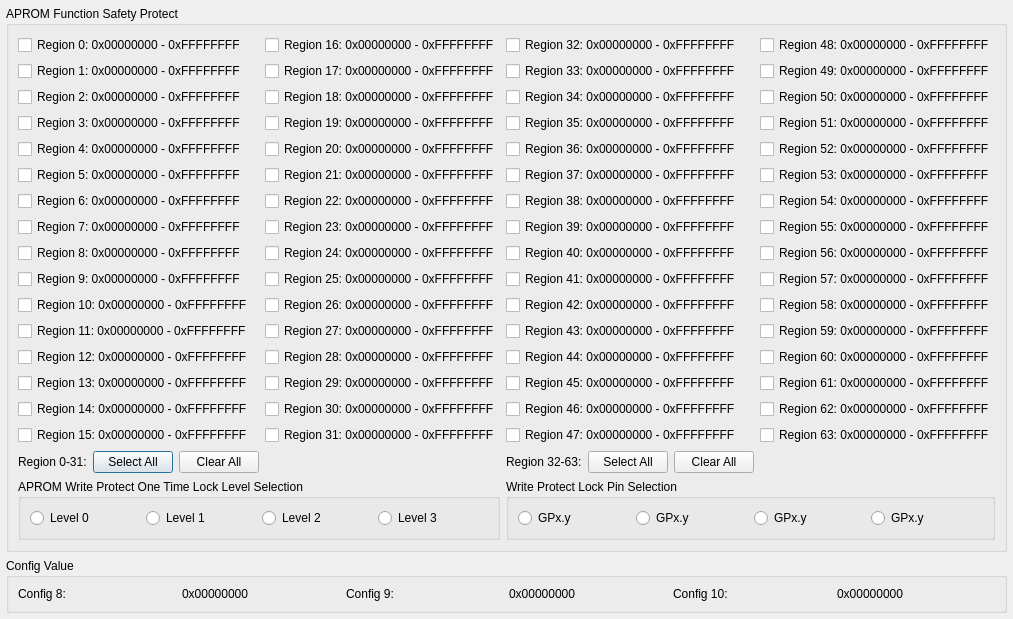
<?xml version="1.0" encoding="UTF-8"?>
<ui version="4.0">
 <class>Dialog</class>
 <widget class="QDialog" name="Dialog">
  <property name="geometry">
   <rect>
    <x>0</x>
    <y>0</y>
    <width>678</width>
    <height>450</height>
   </rect>
  </property>
  <layout class="QGridLayout" name="outer_layout">
   <property name="leftMargin">
    <number>6</number>
   </property>
   <property name="topMargin">
    <number>6</number>
   </property>
   <property name="rightMargin">
    <number>6</number>
   </property>
   <property name="bottomMargin">
    <number>6</number>
   </property>
   <property name="spacing">
    <number>6</number>
   </property>
   <item row="0" column="0" colspan="2">
    <widget class="QGroupBox" name="IDC_GROUP_APROM_WPROT">
     <property name="title">
      <string>APROM Function Safety Protect</string>
     </property>
     <layout class="QGridLayout" name="gridLayout">
      <item row="0" column="0" colspan="3">
       <widget class="QCheckBox" name="IDC_CHECK_APROM_WPROT_0">
        <property name="text">
         <string>Region 0: 0x00000000 - 0xFFFFFFFF</string>
        </property>
       </widget>
      </item>
      <item row="0" column="3">
       <widget class="QCheckBox" name="IDC_CHECK_APROM_WPROT_16">
        <property name="text">
         <string>Region 16: 0x00000000 - 0xFFFFFFFF</string>
        </property>
       </widget>
      </item>
      <item row="0" column="4" colspan="3">
       <widget class="QCheckBox" name="IDC_CHECK_APROM_WPROT_32">
        <property name="text">
         <string>Region 32: 0x00000000 - 0xFFFFFFFF</string>
        </property>
       </widget>
      </item>
      <item row="0" column="7">
       <widget class="QCheckBox" name="IDC_CHECK_APROM_WPROT_48">
        <property name="text">
         <string>Region 48: 0x00000000 - 0xFFFFFFFF</string>
        </property>
       </widget>
      </item>
      <item row="1" column="0" colspan="3">
       <widget class="QCheckBox" name="IDC_CHECK_APROM_WPROT_1">
        <property name="text">
         <string>Region 1: 0x00000000 - 0xFFFFFFFF</string>
        </property>
       </widget>
      </item>
      <item row="1" column="3">
       <widget class="QCheckBox" name="IDC_CHECK_APROM_WPROT_17">
        <property name="text">
         <string>Region 17: 0x00000000 - 0xFFFFFFFF</string>
        </property>
       </widget>
      </item>
      <item row="1" column="4" colspan="3">
       <widget class="QCheckBox" name="IDC_CHECK_APROM_WPROT_33">
        <property name="text">
         <string>Region 33: 0x00000000 - 0xFFFFFFFF</string>
        </property>
       </widget>
      </item>
      <item row="1" column="7">
       <widget class="QCheckBox" name="IDC_CHECK_APROM_WPROT_49">
        <property name="text">
         <string>Region 49: 0x00000000 - 0xFFFFFFFF</string>
        </property>
       </widget>
      </item>
      <item row="2" column="0" colspan="3">
       <widget class="QCheckBox" name="IDC_CHECK_APROM_WPROT_2">
        <property name="text">
         <string>Region 2: 0x00000000 - 0xFFFFFFFF</string>
        </property>
       </widget>
      </item>
      <item row="2" column="3">
       <widget class="QCheckBox" name="IDC_CHECK_APROM_WPROT_18">
        <property name="text">
         <string>Region 18: 0x00000000 - 0xFFFFFFFF</string>
        </property>
       </widget>
      </item>
      <item row="2" column="4" colspan="3">
       <widget class="QCheckBox" name="IDC_CHECK_APROM_WPROT_34">
        <property name="text">
         <string>Region 34: 0x00000000 - 0xFFFFFFFF</string>
        </property>
       </widget>
      </item>
      <item row="2" column="7">
       <widget class="QCheckBox" name="IDC_CHECK_APROM_WPROT_50">
        <property name="text">
         <string>Region 50: 0x00000000 - 0xFFFFFFFF</string>
        </property>
       </widget>
      </item>
      <item row="3" column="0" colspan="3">
       <widget class="QCheckBox" name="IDC_CHECK_APROM_WPROT_3">
        <property name="text">
         <string>Region 3: 0x00000000 - 0xFFFFFFFF</string>
        </property>
       </widget>
      </item>
      <item row="3" column="3">
       <widget class="QCheckBox" name="IDC_CHECK_APROM_WPROT_19">
        <property name="text">
         <string>Region 19: 0x00000000 - 0xFFFFFFFF</string>
        </property>
       </widget>
      </item>
      <item row="3" column="4" colspan="3">
       <widget class="QCheckBox" name="IDC_CHECK_APROM_WPROT_35">
        <property name="text">
         <string>Region 35: 0x00000000 - 0xFFFFFFFF</string>
        </property>
       </widget>
      </item>
      <item row="3" column="7">
       <widget class="QCheckBox" name="IDC_CHECK_APROM_WPROT_51">
        <property name="text">
         <string>Region 51: 0x00000000 - 0xFFFFFFFF</string>
        </property>
       </widget>
      </item>
      <item row="4" column="0" colspan="3">
       <widget class="QCheckBox" name="IDC_CHECK_APROM_WPROT_4">
        <property name="text">
         <string>Region 4: 0x00000000 - 0xFFFFFFFF</string>
        </property>
       </widget>
      </item>
      <item row="4" column="3">
       <widget class="QCheckBox" name="IDC_CHECK_APROM_WPROT_20">
        <property name="text">
         <string>Region 20: 0x00000000 - 0xFFFFFFFF</string>
        </property>
       </widget>
      </item>
      <item row="4" column="4" colspan="3">
       <widget class="QCheckBox" name="IDC_CHECK_APROM_WPROT_36">
        <property name="text">
         <string>Region 36: 0x00000000 - 0xFFFFFFFF</string>
        </property>
       </widget>
      </item>
      <item row="4" column="7">
       <widget class="QCheckBox" name="IDC_CHECK_APROM_WPROT_52">
        <property name="text">
         <string>Region 52: 0x00000000 - 0xFFFFFFFF</string>
        </property>
       </widget>
      </item>
      <item row="5" column="0" colspan="3">
       <widget class="QCheckBox" name="IDC_CHECK_APROM_WPROT_5">
        <property name="text">
         <string>Region 5: 0x00000000 - 0xFFFFFFFF</string>
        </property>
       </widget>
      </item>
      <item row="5" column="3">
       <widget class="QCheckBox" name="IDC_CHECK_APROM_WPROT_21">
        <property name="text">
         <string>Region 21: 0x00000000 - 0xFFFFFFFF</string>
        </property>
       </widget>
      </item>
      <item row="5" column="4" colspan="3">
       <widget class="QCheckBox" name="IDC_CHECK_APROM_WPROT_37">
        <property name="text">
         <string>Region 37: 0x00000000 - 0xFFFFFFFF</string>
        </property>
       </widget>
      </item>
      <item row="5" column="7">
       <widget class="QCheckBox" name="IDC_CHECK_APROM_WPROT_53">
        <property name="text">
         <string>Region 53: 0x00000000 - 0xFFFFFFFF</string>
        </property>
       </widget>
      </item>
      <item row="6" column="0" colspan="3">
       <widget class="QCheckBox" name="IDC_CHECK_APROM_WPROT_6">
        <property name="text">
         <string>Region 6: 0x00000000 - 0xFFFFFFFF</string>
        </property>
       </widget>
      </item>
      <item row="6" column="3">
       <widget class="QCheckBox" name="IDC_CHECK_APROM_WPROT_22">
        <property name="text">
         <string>Region 22: 0x00000000 - 0xFFFFFFFF</string>
        </property>
       </widget>
      </item>
      <item row="6" column="4" colspan="3">
       <widget class="QCheckBox" name="IDC_CHECK_APROM_WPROT_38">
        <property name="text">
         <string>Region 38: 0x00000000 - 0xFFFFFFFF</string>
        </property>
       </widget>
      </item>
      <item row="6" column="7">
       <widget class="QCheckBox" name="IDC_CHECK_APROM_WPROT_54">
        <property name="text">
         <string>Region 54: 0x00000000 - 0xFFFFFFFF</string>
        </property>
       </widget>
      </item>
      <item row="7" column="0" colspan="3">
       <widget class="QCheckBox" name="IDC_CHECK_APROM_WPROT_7">
        <property name="text">
         <string>Region 7: 0x00000000 - 0xFFFFFFFF</string>
        </property>
       </widget>
      </item>
      <item row="7" column="3">
       <widget class="QCheckBox" name="IDC_CHECK_APROM_WPROT_23">
        <property name="text">
         <string>Region 23: 0x00000000 - 0xFFFFFFFF</string>
        </property>
       </widget>
      </item>
      <item row="7" column="4" colspan="3">
       <widget class="QCheckBox" name="IDC_CHECK_APROM_WPROT_39">
        <property name="text">
         <string>Region 39: 0x00000000 - 0xFFFFFFFF</string>
        </property>
       </widget>
      </item>
      <item row="7" column="7">
       <widget class="QCheckBox" name="IDC_CHECK_APROM_WPROT_55">
        <property name="text">
         <string>Region 55: 0x00000000 - 0xFFFFFFFF</string>
        </property>
       </widget>
      </item>
      <item row="8" column="0" colspan="3">
       <widget class="QCheckBox" name="IDC_CHECK_APROM_WPROT_8">
        <property name="text">
         <string>Region 8: 0x00000000 - 0xFFFFFFFF</string>
        </property>
       </widget>
      </item>
      <item row="8" column="3">
       <widget class="QCheckBox" name="IDC_CHECK_APROM_WPROT_24">
        <property name="text">
         <string>Region 24: 0x00000000 - 0xFFFFFFFF</string>
        </property>
       </widget>
      </item>
      <item row="8" column="4" colspan="3">
       <widget class="QCheckBox" name="IDC_CHECK_APROM_WPROT_40">
        <property name="text">
         <string>Region 40: 0x00000000 - 0xFFFFFFFF</string>
        </property>
       </widget>
      </item>
      <item row="8" column="7">
       <widget class="QCheckBox" name="IDC_CHECK_APROM_WPROT_56">
        <property name="text">
         <string>Region 56: 0x00000000 - 0xFFFFFFFF</string>
        </property>
       </widget>
      </item>
      <item row="9" column="0" colspan="3">
       <widget class="QCheckBox" name="IDC_CHECK_APROM_WPROT_9">
        <property name="text">
         <string>Region 9: 0x00000000 - 0xFFFFFFFF</string>
        </property>
       </widget>
      </item>
      <item row="9" column="3">
       <widget class="QCheckBox" name="IDC_CHECK_APROM_WPROT_25">
        <property name="text">
         <string>Region 25: 0x00000000 - 0xFFFFFFFF</string>
        </property>
       </widget>
      </item>
      <item row="9" column="4" colspan="3">
       <widget class="QCheckBox" name="IDC_CHECK_APROM_WPROT_41">
        <property name="text">
         <string>Region 41: 0x00000000 - 0xFFFFFFFF</string>
        </property>
       </widget>
      </item>
      <item row="9" column="7">
       <widget class="QCheckBox" name="IDC_CHECK_APROM_WPROT_57">
        <property name="text">
         <string>Region 57: 0x00000000 - 0xFFFFFFFF</string>
        </property>
       </widget>
      </item>
      <item row="10" column="0" colspan="3">
       <widget class="QCheckBox" name="IDC_CHECK_APROM_WPROT_10">
        <property name="text">
         <string>Region 10: 0x00000000 - 0xFFFFFFFF</string>
        </property>
       </widget>
      </item>
      <item row="10" column="3">
       <widget class="QCheckBox" name="IDC_CHECK_APROM_WPROT_26">
        <property name="text">
         <string>Region 26: 0x00000000 - 0xFFFFFFFF</string>
        </property>
       </widget>
      </item>
      <item row="10" column="4" colspan="3">
       <widget class="QCheckBox" name="IDC_CHECK_APROM_WPROT_42">
        <property name="text">
         <string>Region 42: 0x00000000 - 0xFFFFFFFF</string>
        </property>
       </widget>
      </item>
      <item row="10" column="7">
       <widget class="QCheckBox" name="IDC_CHECK_APROM_WPROT_58">
        <property name="text">
         <string>Region 58: 0x00000000 - 0xFFFFFFFF</string>
        </property>
       </widget>
      </item>
      <item row="11" column="0" colspan="3">
       <widget class="QCheckBox" name="IDC_CHECK_APROM_WPROT_11">
        <property name="text">
         <string>Region 11: 0x00000000 - 0xFFFFFFFF</string>
        </property>
       </widget>
      </item>
      <item row="11" column="3">
       <widget class="QCheckBox" name="IDC_CHECK_APROM_WPROT_27">
        <property name="text">
         <string>Region 27: 0x00000000 - 0xFFFFFFFF</string>
        </property>
       </widget>
      </item>
      <item row="11" column="4" colspan="3">
       <widget class="QCheckBox" name="IDC_CHECK_APROM_WPROT_43">
        <property name="text">
         <string>Region 43: 0x00000000 - 0xFFFFFFFF</string>
        </property>
       </widget>
      </item>
      <item row="11" column="7">
       <widget class="QCheckBox" name="IDC_CHECK_APROM_WPROT_59">
        <property name="text">
         <string>Region 59: 0x00000000 - 0xFFFFFFFF</string>
        </property>
       </widget>
      </item>
      <item row="12" column="0" colspan="3">
       <widget class="QCheckBox" name="IDC_CHECK_APROM_WPROT_12">
        <property name="text">
         <string>Region 12: 0x00000000 - 0xFFFFFFFF</string>
        </property>
       </widget>
      </item>
      <item row="12" column="3">
       <widget class="QCheckBox" name="IDC_CHECK_APROM_WPROT_28">
        <property name="text">
         <string>Region 28: 0x00000000 - 0xFFFFFFFF</string>
        </property>
       </widget>
      </item>
      <item row="12" column="4" colspan="3">
       <widget class="QCheckBox" name="IDC_CHECK_APROM_WPROT_44">
        <property name="text">
         <string>Region 44: 0x00000000 - 0xFFFFFFFF</string>
        </property>
       </widget>
      </item>
      <item row="12" column="7">
       <widget class="QCheckBox" name="IDC_CHECK_APROM_WPROT_60">
        <property name="text">
         <string>Region 60: 0x00000000 - 0xFFFFFFFF</string>
        </property>
       </widget>
      </item>
      <item row="13" column="0" colspan="3">
       <widget class="QCheckBox" name="IDC_CHECK_APROM_WPROT_13">
        <property name="text">
         <string>Region 13: 0x00000000 - 0xFFFFFFFF</string>
        </property>
       </widget>
      </item>
      <item row="13" column="3">
       <widget class="QCheckBox" name="IDC_CHECK_APROM_WPROT_29">
        <property name="text">
         <string>Region 29: 0x00000000 - 0xFFFFFFFF</string>
        </property>
       </widget>
      </item>
      <item row="13" column="4" colspan="3">
       <widget class="QCheckBox" name="IDC_CHECK_APROM_WPROT_45">
        <property name="text">
         <string>Region 45: 0x00000000 - 0xFFFFFFFF</string>
        </property>
       </widget>
      </item>
      <item row="13" column="7">
       <widget class="QCheckBox" name="IDC_CHECK_APROM_WPROT_61">
        <property name="text">
         <string>Region 61: 0x00000000 - 0xFFFFFFFF</string>
        </property>
       </widget>
      </item>
      <item row="14" column="0" colspan="3">
       <widget class="QCheckBox" name="IDC_CHECK_APROM_WPROT_14">
        <property name="text">
         <string>Region 14: 0x00000000 - 0xFFFFFFFF</string>
        </property>
       </widget>
      </item>
      <item row="14" column="3">
       <widget class="QCheckBox" name="IDC_CHECK_APROM_WPROT_30">
        <property name="text">
         <string>Region 30: 0x00000000 - 0xFFFFFFFF</string>
        </property>
       </widget>
      </item>
      <item row="14" column="4" colspan="3">
       <widget class="QCheckBox" name="IDC_CHECK_APROM_WPROT_46">
        <property name="text">
         <string>Region 46: 0x00000000 - 0xFFFFFFFF</string>
        </property>
       </widget>
      </item>
      <item row="14" column="7">
       <widget class="QCheckBox" name="IDC_CHECK_APROM_WPROT_62">
        <property name="text">
         <string>Region 62: 0x00000000 - 0xFFFFFFFF</string>
        </property>
       </widget>
      </item>
      <item row="15" column="0" colspan="3">
       <widget class="QCheckBox" name="IDC_CHECK_APROM_WPROT_15">
        <property name="text">
         <string>Region 15: 0x00000000 - 0xFFFFFFFF</string>
        </property>
       </widget>
      </item>
      <item row="15" column="3">
       <widget class="QCheckBox" name="IDC_CHECK_APROM_WPROT_31">
        <property name="text">
         <string>Region 31: 0x00000000 - 0xFFFFFFFF</string>
        </property>
       </widget>
      </item>
      <item row="15" column="4" colspan="3">
       <widget class="QCheckBox" name="IDC_CHECK_APROM_WPROT_47">
        <property name="text">
         <string>Region 47: 0x00000000 - 0xFFFFFFFF</string>
        </property>
       </widget>
      </item>
      <item row="15" column="7">
       <widget class="QCheckBox" name="IDC_CHECK_APROM_WPROT_63">
        <property name="text">
         <string>Region 63: 0x00000000 - 0xFFFFFFFF</string>
        </property>
       </widget>
      </item>
      <item row="16" column="0">
       <widget class="QLabel" name="IDC_STATIC_APROM_WPROT0">
        <property name="text">
         <string>Region 0-31:</string>
        </property>
       </widget>
      </item>
      <item row="16" column="1">
       <widget class="QPushButton" name="IDC_BUTTON_APROM_WPROT0_SELECT_ALL">
        <property name="text">
         <string>Select All</string>
        </property>
       </widget>
      </item>
      <item row="16" column="2">
       <widget class="QPushButton" name="IDC_BUTTON_APROM_WPROT0_CLEAR_ALL">
        <property name="text">
         <string>Clear All</string>
        </property>
       </widget>
      </item>
      <item row="16" column="4">
       <widget class="QLabel" name="IDC_STATIC_APROM_WPROT1">
        <property name="text">
         <string>Region 32-63:</string>
        </property>
       </widget>
      </item>
      <item row="16" column="5">
       <widget class="QPushButton" name="IDC_BUTTON_APROM_WPROT1_SELECT_ALL">
        <property name="text">
         <string>Select All</string>
        </property>
       </widget>
      </item>
      <item row="16" column="6">
       <widget class="QPushButton" name="IDC_BUTTON_APROM_WPROT1_CLEAR_ALL">
        <property name="text">
         <string>Clear All</string>
        </property>
       </widget>
      </item>
      <item row="17" column="0" colspan="4">
       <widget class="QGroupBox" name="IDC_GROUP_APROM_WPROT_LEVEL">
        <property name="title">
         <string>APROM Write Protect One Time Lock Level Selection</string>
        </property>
        <layout class="QHBoxLayout" name="layout_IDC_GROUP_APROM_WPROT_LEVEL">
         <item>
          <widget class="QRadioButton" name="IDC_RADIO_APROM_WPROT_LEVEL0">
           <property name="text">
            <string>Level 0</string>
           </property>
          </widget>
         </item>
         <item>
          <widget class="QRadioButton" name="IDC_RADIO_APROM_WPROT_LEVEL1">
           <property name="text">
            <string>Level 1</string>
           </property>
          </widget>
         </item>
         <item>
          <widget class="QRadioButton" name="IDC_RADIO_APROM_WPROT_LEVEL2">
           <property name="text">
            <string>Level 2</string>
           </property>
          </widget>
         </item>
         <item>
          <widget class="QRadioButton" name="IDC_RADIO_APROM_WPROT_LEVEL3">
           <property name="text">
            <string>Level 3</string>
           </property>
          </widget>
         </item>
        </layout>
       </widget>
      </item>
      <item row="17" column="4" colspan="4">
       <widget class="QGroupBox" name="IDC_GROUP_APROM_WPROT_PIN">
        <property name="title">
         <string>Write Protect Lock Pin Selection</string>
        </property>
        <layout class="QHBoxLayout" name="layout_IDC_GROUP_APROM_WPROT_PIN">
         <item>
          <widget class="QRadioButton" name="IDC_RADIO_APROM_WPROT_PIN_A">
           <property name="text">
            <string>GPx.y</string>
           </property>
          </widget>
         </item>
         <item>
          <widget class="QRadioButton" name="IDC_RADIO_APROM_WPROT_PIN_B">
           <property name="text">
            <string>GPx.y</string>
           </property>
          </widget>
         </item>
         <item>
          <widget class="QRadioButton" name="IDC_RADIO_APROM_WPROT_PIN_C">
           <property name="text">
            <string>GPx.y</string>
           </property>
          </widget>
         </item>
         <item>
          <widget class="QRadioButton" name="IDC_RADIO_APROM_WPROT_PIN_D">
           <property name="text">
            <string>GPx.y</string>
           </property>
          </widget>
         </item>
        </layout>
       </widget>
      </item>
     </layout>
    </widget>
   </item>
   <item row="1" column="0" colspan="2">
    <widget class="QGroupBox" name="IDC_GROUP_CONFIG_VALUE">
     <property name="title">
      <string>Config Value</string>
     </property>
     <layout class="QHBoxLayout" name="layout_IDC_GROUP_CONFIG_VALUE">
      <item>
       <widget class="QLabel" name="IDC_STATIC_CONFIG_8">
        <property name="text">
         <string>Config 8:</string>
        </property>
       </widget>
      </item>
      <item>
       <widget class="QLabel" name="IDC_STATIC_CONFIG_VALUE_8">
        <property name="text">
         <string>0x00000000</string>
        </property>
       </widget>
      </item>
      <item>
       <widget class="QLabel" name="IDC_STATIC_CONFIG_9">
        <property name="text">
         <string>Config 9:</string>
        </property>
       </widget>
      </item>
      <item>
       <widget class="QLabel" name="IDC_STATIC_CONFIG_VALUE_9">
        <property name="text">
         <string>0x00000000</string>
        </property>
       </widget>
      </item>
      <item>
       <widget class="QLabel" name="IDC_STATIC_CONFIG_10">
        <property name="text">
         <string>Config 10:</string>
        </property>
       </widget>
      </item>
      <item>
       <widget class="QLabel" name="IDC_STATIC_CONFIG_VALUE_10">
        <property name="text">
         <string>0x00000000</string>
        </property>
       </widget>
      </item>
     </layout>
    </widget>
   </item>
  </layout>
 </widget>
 <resources/>
 <connections/>
</ui>
